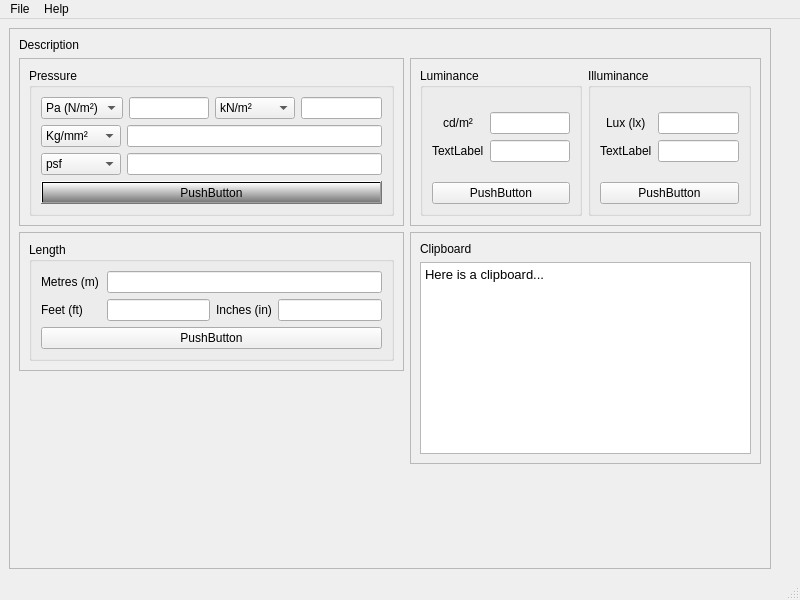
<?xml version="1.0" encoding="UTF-8"?>
<ui version="4.0">
 <class>MainWindow</class>
 <widget class="QMainWindow" name="MainWindow">
  <property name="windowModality">
   <enum>Qt::NonModal</enum>
  </property>
  <property name="geometry">
   <rect>
    <x>0</x>
    <y>0</y>
    <width>800</width>
    <height>600</height>
   </rect>
  </property>
  <property name="sizePolicy">
   <sizepolicy hsizetype="Expanding" vsizetype="Expanding">
    <horstretch>0</horstretch>
    <verstretch>0</verstretch>
   </sizepolicy>
  </property>
  <property name="windowTitle">
   <string>MainWindow</string>
  </property>
  <property name="windowIcon">
   <iconset>
    <normaloff>images/icon-small.png</normaloff>images/icon-small.png</iconset>
  </property>
  <widget class="QWidget" name="centralwidget">
   <layout class="QHBoxLayout" name="horizontalLayout">
    <item>
     <widget class="QFrame" name="frame">
      <property name="frameShape">
       <enum>QFrame::StyledPanel</enum>
      </property>
      <property name="frameShadow">
       <enum>QFrame::Raised</enum>
      </property>
      <layout class="QGridLayout" name="gridLayout_3">
       <item row="4" column="1" alignment="Qt::AlignRight|Qt::AlignBottom">
        <widget class="QLabel" name="label_3">
         <property name="sizePolicy">
          <sizepolicy hsizetype="Preferred" vsizetype="Preferred">
           <horstretch>0</horstretch>
           <verstretch>0</verstretch>
          </sizepolicy>
         </property>
         <property name="maximumSize">
          <size>
           <width>64</width>
           <height>64</height>
          </size>
         </property>
         <property name="text">
          <string/>
         </property>
         <property name="pixmap">
          <pixmap>icon.png</pixmap>
         </property>
         <property name="scaledContents">
          <bool>true</bool>
         </property>
         <property name="alignment">
          <set>Qt::AlignLeading|Qt::AlignLeft|Qt::AlignVCenter</set>
         </property>
         <property name="textInteractionFlags">
          <set>Qt::LinksAccessibleByMouse</set>
         </property>
        </widget>
       </item>
       <item row="0" column="0">
        <widget class="QLabel" name="label_2">
         <property name="sizePolicy">
          <sizepolicy hsizetype="Preferred" vsizetype="Fixed">
           <horstretch>0</horstretch>
           <verstretch>0</verstretch>
          </sizepolicy>
         </property>
         <property name="text">
          <string>Description</string>
         </property>
        </widget>
       </item>
       <item row="1" column="0">
        <widget class="QFrame" name="frame_4">
         <property name="frameShape">
          <enum>QFrame::StyledPanel</enum>
         </property>
         <property name="frameShadow">
          <enum>QFrame::Raised</enum>
         </property>
         <layout class="QHBoxLayout" name="horizontalLayout_6">
          <item>
           <widget class="QGroupBox" name="groupBox">
            <property name="title">
             <string>Pressure</string>
            </property>
            <layout class="QVBoxLayout" name="verticalLayout_5">
             <item>
              <layout class="QFormLayout" name="formLayout_2">
               <property name="sizeConstraint">
                <enum>QLayout::SetDefaultConstraint</enum>
               </property>
               <property name="fieldGrowthPolicy">
                <enum>QFormLayout::AllNonFixedFieldsGrow</enum>
               </property>
               <property name="labelAlignment">
                <set>Qt::AlignCenter</set>
               </property>
               <property name="formAlignment">
                <set>Qt::AlignCenter</set>
               </property>
               <item row="0" column="0" colspan="2">
                <layout class="QHBoxLayout" name="horizontalLayout_2">
                 <item>
                  <layout class="QFormLayout" name="formLayout_8">
                   <property name="fieldGrowthPolicy">
                    <enum>QFormLayout::AllNonFixedFieldsGrow</enum>
                   </property>
                   <item row="0" column="0">
                    <widget class="QComboBox" name="comboBox">
                     <property name="minimumSize">
                      <size>
                       <width>80</width>
                       <height>0</height>
                      </size>
                     </property>
                     <property name="autoFillBackground">
                      <bool>false</bool>
                     </property>
                     <property name="styleSheet">
                      <string notr="true"/>
                     </property>
                     <item>
                      <property name="text">
                       <string>Pa (N/m²)</string>
                      </property>
                     </item>
                     <item>
                      <property name="text">
                       <string>MPa</string>
                      </property>
                     </item>
                    </widget>
                   </item>
                   <item row="0" column="1">
                    <widget class="QLineEdit" name="lineEdit"/>
                   </item>
                  </layout>
                 </item>
                 <item>
                  <layout class="QFormLayout" name="formLayout_9">
                   <item row="0" column="0">
                    <widget class="QComboBox" name="comboBox_2">
                     <property name="minimumSize">
                      <size>
                       <width>80</width>
                       <height>0</height>
                      </size>
                     </property>
                     <item>
                      <property name="text">
                       <string>kN/m²</string>
                      </property>
                     </item>
                     <item>
                      <property name="text">
                       <string>N/mm²</string>
                      </property>
                     </item>
                    </widget>
                   </item>
                   <item row="0" column="1">
                    <widget class="QLineEdit" name="lineEdit_2"/>
                   </item>
                  </layout>
                 </item>
                </layout>
               </item>
               <item row="1" column="0">
                <widget class="QComboBox" name="comboBox_3">
                 <property name="minimumSize">
                  <size>
                   <width>80</width>
                   <height>0</height>
                  </size>
                 </property>
                 <item>
                  <property name="text">
                   <string>Kg/mm²</string>
                  </property>
                 </item>
                 <item>
                  <property name="text">
                   <string>Kg/m²</string>
                  </property>
                 </item>
                </widget>
               </item>
               <item row="1" column="1">
                <widget class="QLineEdit" name="lineEdit_4"/>
               </item>
               <item row="2" column="0">
                <widget class="QComboBox" name="comboBox_4">
                 <property name="minimumSize">
                  <size>
                   <width>80</width>
                   <height>0</height>
                  </size>
                 </property>
                 <item>
                  <property name="text">
                   <string>psf</string>
                  </property>
                 </item>
                 <item>
                  <property name="text">
                   <string>psi</string>
                  </property>
                 </item>
                </widget>
               </item>
               <item row="2" column="1">
                <widget class="QLineEdit" name="lineEdit_9"/>
               </item>
              </layout>
             </item>
             <item>
              <widget class="QPushButton" name="pushButton_5">
               <property name="sizePolicy">
                <sizepolicy hsizetype="Minimum" vsizetype="Preferred">
                 <horstretch>0</horstretch>
                 <verstretch>0</verstretch>
                </sizepolicy>
               </property>
               <property name="styleSheet">
                <string notr="true">background-color: qlineargradient(spread:pad, x1:1, y1:1, x2:1, y2:0, stop:0 rgba(0, 0, 0, 125), stop:1 rgba(255, 255, 255, 255));</string>
               </property>
               <property name="text">
                <string>PushButton</string>
               </property>
              </widget>
             </item>
            </layout>
           </widget>
          </item>
         </layout>
        </widget>
       </item>
       <item row="1" column="1">
        <widget class="QFrame" name="frame_3">
         <property name="frameShape">
          <enum>QFrame::StyledPanel</enum>
         </property>
         <property name="frameShadow">
          <enum>QFrame::Raised</enum>
         </property>
         <layout class="QHBoxLayout" name="horizontalLayout_5">
          <item>
           <widget class="QGroupBox" name="groupBox_4">
            <property name="title">
             <string>Luminance</string>
            </property>
            <layout class="QVBoxLayout" name="verticalLayout_3">
             <item>
              <layout class="QFormLayout" name="formLayout_4">
               <property name="fieldGrowthPolicy">
                <enum>QFormLayout::AllNonFixedFieldsGrow</enum>
               </property>
               <property name="labelAlignment">
                <set>Qt::AlignCenter</set>
               </property>
               <property name="formAlignment">
                <set>Qt::AlignCenter</set>
               </property>
               <item row="0" column="0">
                <widget class="QLabel" name="label_5">
                 <property name="text">
                  <string>cd/m²</string>
                 </property>
                </widget>
               </item>
               <item row="0" column="1">
                <widget class="QLineEdit" name="lineEdit_6"/>
               </item>
               <item row="1" column="0">
                <widget class="QLabel" name="label_7">
                 <property name="text">
                  <string>TextLabel</string>
                 </property>
                </widget>
               </item>
               <item row="1" column="1">
                <widget class="QLineEdit" name="lineEdit_8"/>
               </item>
              </layout>
             </item>
             <item>
              <widget class="QPushButton" name="pushButton_2">
               <property name="text">
                <string>PushButton</string>
               </property>
              </widget>
             </item>
            </layout>
           </widget>
          </item>
          <item>
           <widget class="QGroupBox" name="groupBox_3">
            <property name="title">
             <string>Illuminance</string>
            </property>
            <layout class="QVBoxLayout" name="verticalLayout_2">
             <item>
              <layout class="QFormLayout" name="formLayout">
               <property name="labelAlignment">
                <set>Qt::AlignCenter</set>
               </property>
               <property name="formAlignment">
                <set>Qt::AlignCenter</set>
               </property>
               <item row="0" column="0">
                <widget class="QLabel" name="label_4">
                 <property name="text">
                  <string>Lux (lx)</string>
                 </property>
                </widget>
               </item>
               <item row="0" column="1">
                <widget class="QLineEdit" name="lineEdit_5"/>
               </item>
               <item row="1" column="0">
                <widget class="QLabel" name="label_6">
                 <property name="text">
                  <string>TextLabel</string>
                 </property>
                </widget>
               </item>
               <item row="1" column="1">
                <widget class="QLineEdit" name="lineEdit_7"/>
               </item>
              </layout>
             </item>
             <item>
              <widget class="QPushButton" name="pushButton">
               <property name="text">
                <string>PushButton</string>
               </property>
              </widget>
             </item>
            </layout>
           </widget>
          </item>
         </layout>
        </widget>
       </item>
       <item row="2" column="0">
        <widget class="QFrame" name="frame_2">
         <property name="frameShape">
          <enum>QFrame::StyledPanel</enum>
         </property>
         <property name="frameShadow">
          <enum>QFrame::Raised</enum>
         </property>
         <layout class="QHBoxLayout" name="horizontalLayout_4">
          <item>
           <widget class="QGroupBox" name="groupBox_2">
            <property name="title">
             <string>Length</string>
            </property>
            <layout class="QVBoxLayout" name="verticalLayout">
             <item>
              <layout class="QFormLayout" name="formLayout_5">
               <property name="sizeConstraint">
                <enum>QLayout::SetDefaultConstraint</enum>
               </property>
               <property name="formAlignment">
                <set>Qt::AlignBottom|Qt::AlignLeading|Qt::AlignLeft</set>
               </property>
               <item row="0" column="0">
                <widget class="QLabel" name="label">
                 <property name="sizePolicy">
                  <sizepolicy hsizetype="Preferred" vsizetype="Preferred">
                   <horstretch>0</horstretch>
                   <verstretch>0</verstretch>
                  </sizepolicy>
                 </property>
                 <property name="minimumSize">
                  <size>
                   <width>60</width>
                   <height>20</height>
                  </size>
                 </property>
                 <property name="frameShape">
                  <enum>QFrame::NoFrame</enum>
                 </property>
                 <property name="frameShadow">
                  <enum>QFrame::Plain</enum>
                 </property>
                 <property name="text">
                  <string>Metres (m)</string>
                 </property>
                </widget>
               </item>
               <item row="0" column="1">
                <widget class="QLineEdit" name="lineEdit_3"/>
               </item>
              </layout>
             </item>
             <item>
              <layout class="QGridLayout" name="gridLayout">
               <item row="0" column="0">
                <layout class="QFormLayout" name="formLayout_6">
                 <item row="0" column="0">
                  <widget class="QLabel" name="label_12">
                   <property name="minimumSize">
                    <size>
                     <width>60</width>
                     <height>0</height>
                    </size>
                   </property>
                   <property name="text">
                    <string>Feet (ft)</string>
                   </property>
                  </widget>
                 </item>
                 <item row="0" column="1">
                  <widget class="QLineEdit" name="lineEdit_12"/>
                 </item>
                </layout>
               </item>
               <item row="0" column="1">
                <layout class="QFormLayout" name="formLayout_7">
                 <item row="0" column="0">
                  <widget class="QLabel" name="label_13">
                   <property name="minimumSize">
                    <size>
                     <width>46</width>
                     <height>0</height>
                    </size>
                   </property>
                   <property name="text">
                    <string>Inches (in)</string>
                   </property>
                  </widget>
                 </item>
                 <item row="0" column="1">
                  <widget class="QLineEdit" name="lineEdit_13"/>
                 </item>
                </layout>
               </item>
              </layout>
             </item>
             <item>
              <widget class="QPushButton" name="pushButton_3">
               <property name="text">
                <string>PushButton</string>
               </property>
              </widget>
             </item>
            </layout>
           </widget>
          </item>
         </layout>
        </widget>
       </item>
       <item row="3" column="0" rowspan="2">
        <spacer name="verticalSpacer_2">
         <property name="orientation">
          <enum>Qt::Vertical</enum>
         </property>
         <property name="sizeHint" stdset="0">
          <size>
           <width>20</width>
           <height>40</height>
          </size>
         </property>
        </spacer>
       </item>
       <item row="2" column="1" rowspan="2">
        <widget class="QFrame" name="frame_5">
         <property name="frameShape">
          <enum>QFrame::StyledPanel</enum>
         </property>
         <property name="frameShadow">
          <enum>QFrame::Raised</enum>
         </property>
         <layout class="QVBoxLayout" name="verticalLayout_4">
          <item>
           <widget class="QLabel" name="label_8">
            <property name="text">
             <string>Clipboard</string>
            </property>
           </widget>
          </item>
          <item>
           <widget class="QTextEdit" name="textEdit">
            <property name="font">
             <font>
              <family>MS Shell Dlg 2</family>
              <pointsize>12</pointsize>
             </font>
            </property>
            <property name="html">
             <string>&lt;!DOCTYPE HTML PUBLIC &quot;-//W3C//DTD HTML 4.0//EN&quot; &quot;http://www.w3.org/TR/REC-html40/strict.dtd&quot;&gt;
&lt;html&gt;&lt;head&gt;&lt;meta name=&quot;qrichtext&quot; content=&quot;1&quot; /&gt;&lt;style type=&quot;text/css&quot;&gt;
p, li { white-space: pre-wrap; }
&lt;/style&gt;&lt;/head&gt;&lt;body style=&quot; font-family:'MS Shell Dlg 2'; font-size:12pt; font-weight:400; font-style:normal;&quot;&gt;
&lt;p style=&quot; margin-top:0px; margin-bottom:0px; margin-left:0px; margin-right:0px; -qt-block-indent:0; text-indent:0px;&quot;&gt;&lt;span style=&quot; font-size:10pt;&quot;&gt;Here is a clipboard...&lt;/span&gt;&lt;/p&gt;&lt;/body&gt;&lt;/html&gt;</string>
            </property>
           </widget>
          </item>
         </layout>
        </widget>
       </item>
      </layout>
     </widget>
    </item>
    <item>
     <spacer name="verticalSpacer">
      <property name="orientation">
       <enum>Qt::Vertical</enum>
      </property>
      <property name="sizeHint" stdset="0">
       <size>
        <width>20</width>
        <height>40</height>
       </size>
      </property>
     </spacer>
    </item>
   </layout>
  </widget>
  <widget class="QMenuBar" name="menubar">
   <property name="geometry">
    <rect>
     <x>0</x>
     <y>0</y>
     <width>800</width>
     <height>21</height>
    </rect>
   </property>
   <widget class="QMenu" name="menuHelp">
    <property name="title">
     <string>Help</string>
    </property>
    <addaction name="actionAbout"/>
   </widget>
   <widget class="QMenu" name="menuFile">
    <property name="title">
     <string>File</string>
    </property>
    <addaction name="actionClose"/>
   </widget>
   <addaction name="menuFile"/>
   <addaction name="menuHelp"/>
  </widget>
  <widget class="QStatusBar" name="statusbar"/>
  <action name="actionAbout">
   <property name="text">
    <string>About</string>
   </property>
  </action>
  <action name="actionClose">
   <property name="text">
    <string>Exit</string>
   </property>
  </action>
 </widget>
 <resources/>
 <connections/>
</ui>
